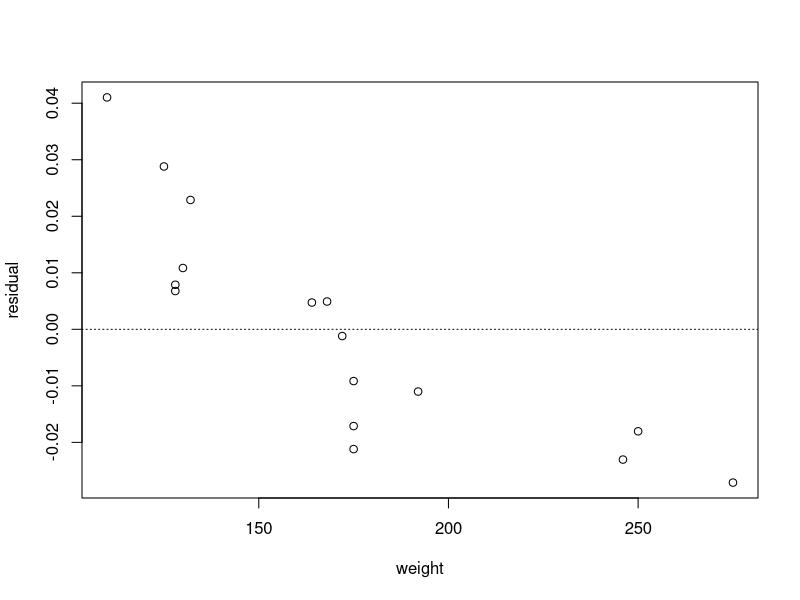
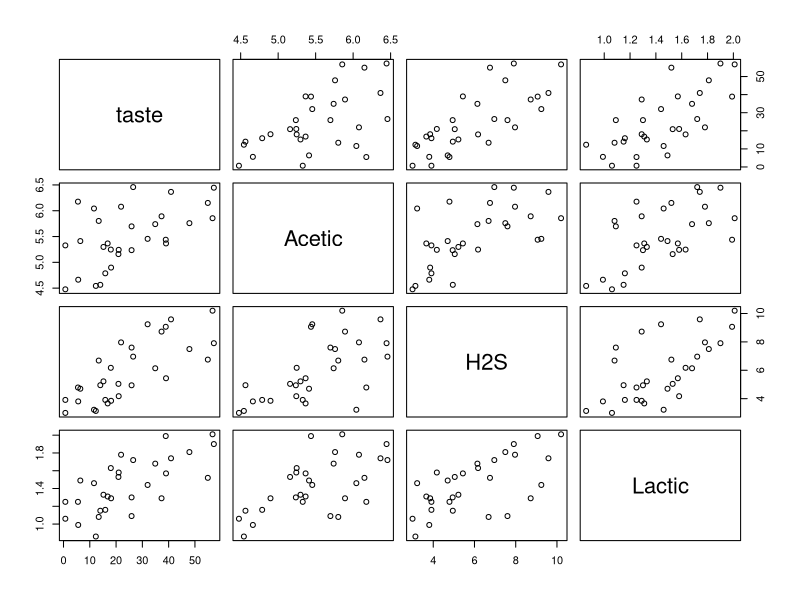
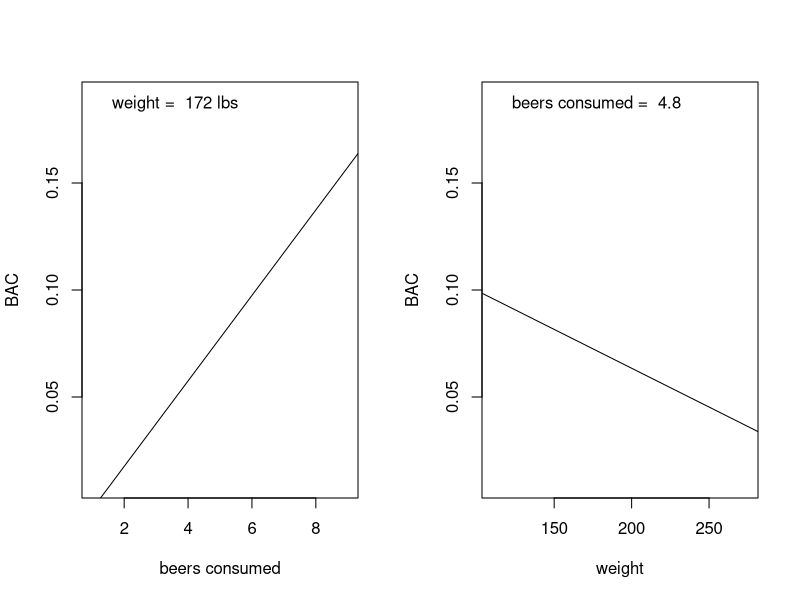
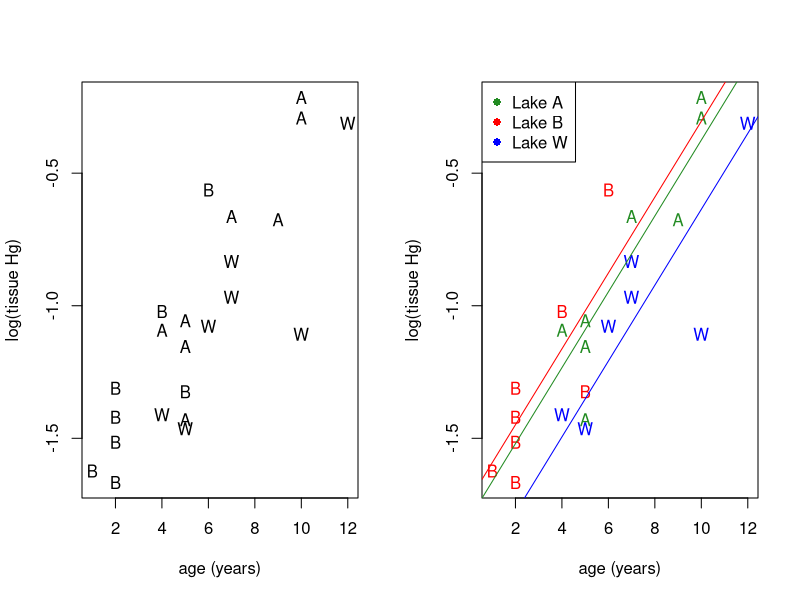
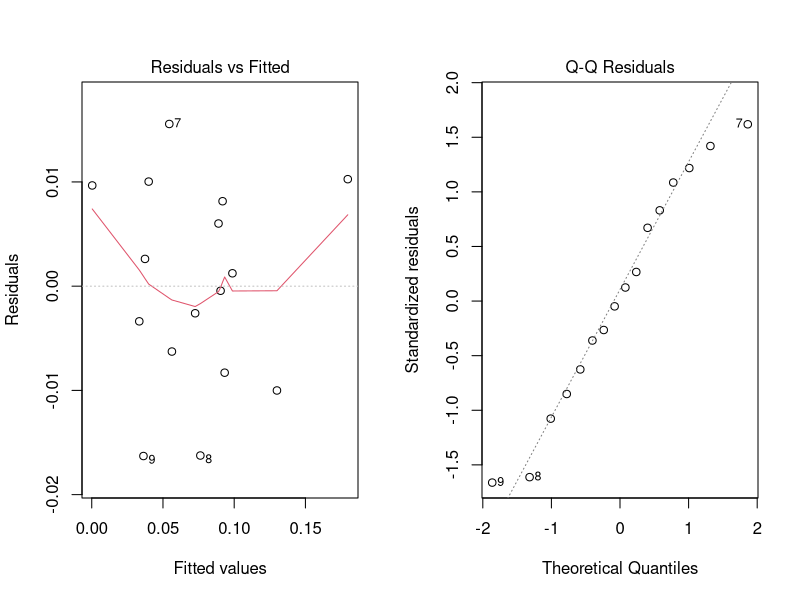
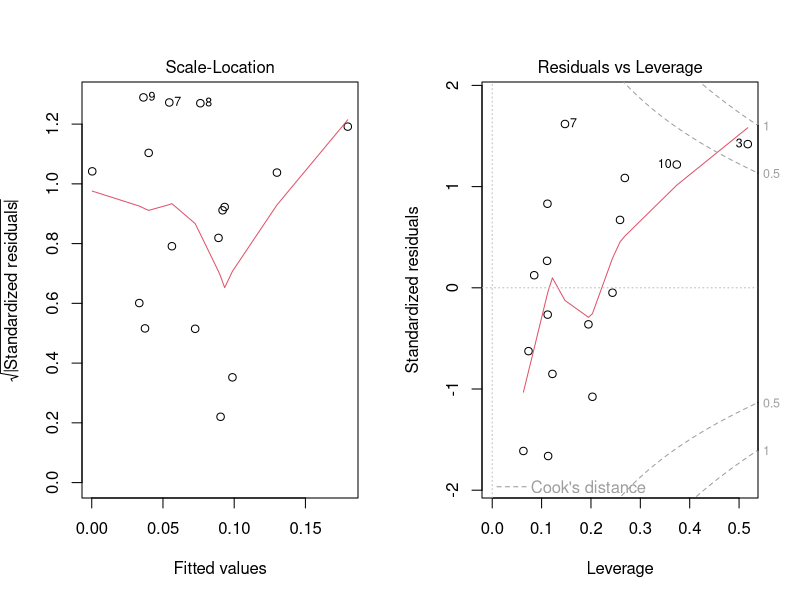

The R script that drew these images, in order:
## ---- chunk 1
knitr::opts_chunk$set(fig.width = 5, fig.height = 4.5, fig.align = "center") 
## ---- chunk 2
beer <- read.csv("data/beer2.csv", head = T, stringsAsFactors = T)
head(beer)
## ---- chunk 3
fm1 <- with(beer, lm(BAC ~ beers))
plot(x = beer$weight, y = resid(fm1), xlab = "weight", ylab = "residual")
abline(h = 0, lty = "dotted")
## ---- chunk 4
fm2 <- lm(BAC ~ beers + weight, data = beer)
summary(fm2)
## ---- chunk 5
cheese <- read.table("data/cheese.txt", head = T, stringsAsFactors = T)
pairs(cheese)
## ---- chunk 6
cheese_regression <- lm(taste ~ Acetic + H2S + Lactic, data = cheese)
summary(cheese_regression)
## ---- chunk 7
slr1 <- lm(taste ~ Acetic, data = cheese)
summary(slr1)

slr2 <- lm(taste ~ H2S, data = cheese)
summary(slr2)

slr3 <- lm(taste ~ Lactic, data = cheese)
summary(slr3)
## ---- chunk 8
par(mfrow = c(1, 2))

b.hat <- coefficients(fm2)  # extract LSEs of regression coefficients
avg.beers <- mean(beer$beers)
avg.weight <- mean(beer$weight)

plot(BAC ~ beers, type = "n", xlab = "beers consumed", data = beer)  # set up axes
abline(a = b.hat[1] + b.hat[3] * avg.weight, b = b.hat[2])  # predicted BAC for average weight individual
legend("topleft", leg = paste("weight = ", round(avg.weight, 0), "lbs"), bty = "n")

plot(BAC ~ weight, type = "n", data = beer)  # set up axes
abline(a = b.hat[1] + b.hat[2] * avg.beers, b = b.hat[3])  # predicted BAC for average weight individual
legend("topleft", leg = paste("beers consumed = ", round(avg.beers, 1)), bty = "n")
## ---- chunk 9
confint(fm2, level = 0.99)
## ---- chunk 10
new.data <- data.frame(weight = 170, beers = 4)
predict(fm2, newdata = new.data, interval = "prediction")
predict(fm2, newdata = new.data, interval = "confidence")
## ---- chunk 11
full.model <- lm(BAC ~ beers + weight, data = beer)
(sse.full <- sum(resid(full.model)^2))

reduced.model <- lm(BAC ~ 1, data = beer)
(sse.full <- sum(resid(reduced.model)^2))
## ---- chunk 12
pf(128.3, df1 = 2, df2 = 13, lower = FALSE)
## ---- chunk 13
anova(reduced.model, full.model)
## ---- chunk 14
full.model <- lm(BAC ~ beers + weight, data = beer)
summary(full.model)
## ---- chunk 15
fish <- read.table("data/fish-mercury.txt", head = T, stringsAsFactors = T)

with(fish, plot(log(hg) ~ age, xlab = "age (years)", ylab = "log(tissue Hg)", type = "n"))
with(subset(fish, site == "Adger"), points(log(hg) ~ age, pch = "A"))
with(subset(fish, site == "Bennett"), points(log(hg) ~ age, pch = "B"))  
with(subset(fish, site == "Waterville"), points(log(hg) ~ age, pch = "W"))
## ---- chunk 16
contrasts(fish$site)
## ---- chunk 17
fish_model <- lm(log(hg) ~ age + site, data = fish)
summary(fish_model)
## ---- chunk 18
fish_model_full <- lm(log(hg) ~ age + site, data = fish)
fish_model_reduced <- lm(log(hg) ~ age, data = fish)
anova(fish_model_reduced, fish_model_full)
## ---- chunk 19
anova(fish_model_full)
## ---- chunk 20
fish_model_alt <- lm(log(hg) ~ age + site - 1, data = fish)
summary(fish_model_alt)
## ---- chunk 21
with(fish, plot(log(hg) ~ age, xlab = "age (years)", ylab = "log(tissue Hg)", type = "n"))
with(subset(fish, site == "Adger"), points(log(hg) ~ age, pch = "A", col = "forestgreen"))
with(subset(fish, site == "Bennett"), points(log(hg) ~ age, pch = "B", col = "red"))  
with(subset(fish, site == "Waterville"), points(log(hg) ~ age, pch = "W", col = "blue"))
abline(a = fish_model_alt$coefficients[2], b = fish_model_alt$coefficients[1], col = "forestgreen")
abline(a = fish_model_alt$coefficients[3], b = fish_model_alt$coefficients[1], col = "red")
abline(a = fish_model_alt$coefficients[4], b = fish_model_alt$coefficients[1], col = "blue")
legend("topleft", legend = c("Lake A", "Lake B", "Lake W"), pch = 16, col = c("forestgreen", "red", "blue"))
## ---- chunk 22
fm1 <- lm(BAC ~ beers + weight + beers:weight, data = beer)
## ---- chunk 23
fm2 <- lm(BAC ~ beers * weight, data = beer)
## ---- chunk 24
summary(fm2)
## ---- chunk 25
beer$beers.c <- beer$beers - mean(beer$beers)
beer$weight.c <- beer$weight - mean(beer$weight)
head(beer)

fm3 <- lm(BAC ~ beers.c * weight.c, data = beer)
summary(fm3)
## ---- chunk 26
fm0 <- lm(taste ~ 1, data = cheese)  # the initial model y = b0 + eps
step(fm0, taste ~ Acetic + H2S + Lactic, data = cheese)  
## ---- chunk 27
fm1 <- lm(BAC ~ weight + beers, data = beer)
fm1.diagnostics <- lm.influence(fm1)
lev <- fm1.diagnostics$hat
## ---- chunk 28
head(cbind(beer, lev))
## ---- chunk 29
MASS::stdres(fm1)
## ---- chunk 30
plot(fm1)
## ---- chunk 31
bad.data <- data.frame(y    = c(2.4, 6.1, 4.4, 7.0),
                       degC = c(5, 10, 15, 20),
                       degF = c(41, 50, 59, 68))
summary(lm(y ~ degC + degF, data = bad.data))
